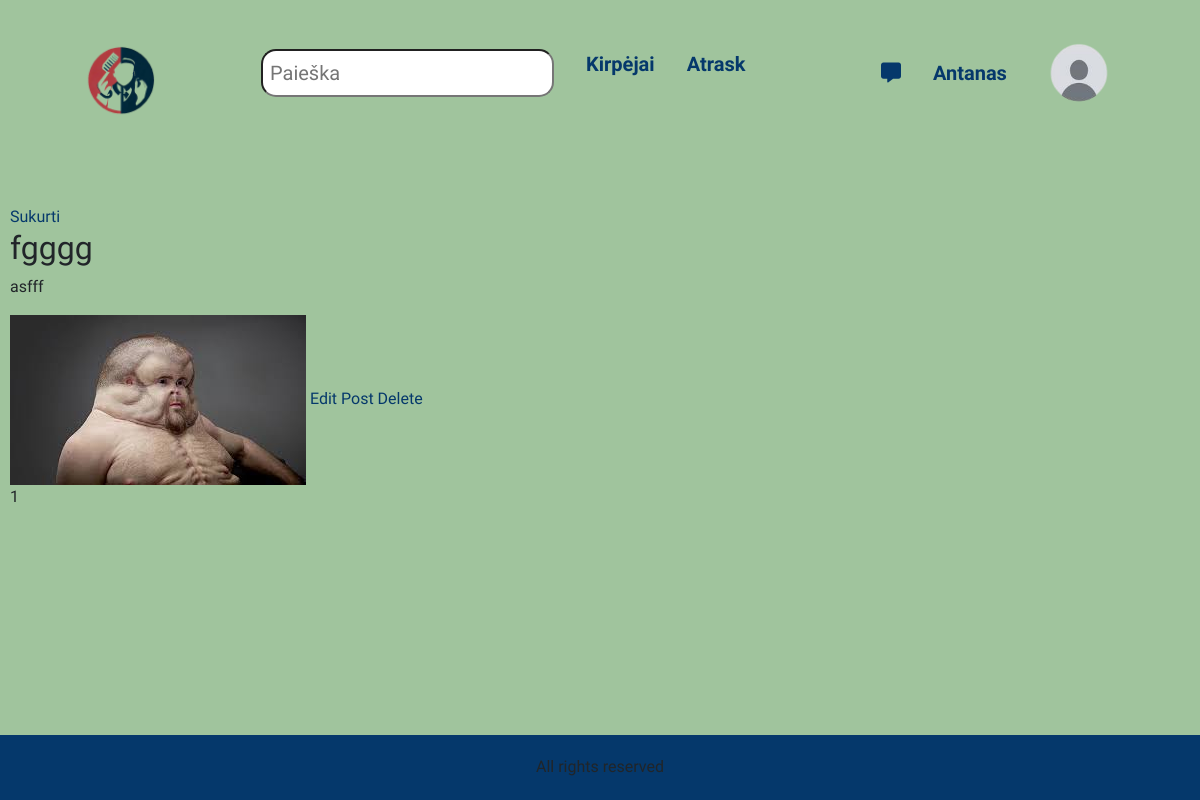
Page /my-posts/3 (signed in) on the committed database.
### library/models.py (models this page shows, shortened)
class Profile(models.Model):
    user = models.OneToOneField(User, on_delete=models.CASCADE)
    photo = models.ImageField(default='profile_pics/default.png', upload_to='profile_pics')

class Posts(models.Model):
    hero = models.CharField('Antraste', max_length=100, help_text="ANTRASTE")
    content = models.TextField('Turinys', max_length=500, help_text='TURINYS')
    photo = models.ImageField(default='posts_pics/default.png', upload_to='posts_pics')
    author = models.ForeignKey(Barber, on_delete=models.SET_NULL, null=True, blank=True)
    date_created = models.DateTimeField(auto_now_add=True)

### library/views.py (the view)
# urls.py: path('my-posts/<int:id>', views.my_posts, name='my_posts'),
def my_posts(request, id):
    user = get_object_or_404(User, pk=id)
    posts = Posts.objects.filter(author=request.user.barber)
    posts_per_page = 5
    paginator = Paginator(posts, posts_per_page)
    page_number = request.GET.get('page')
    page_obj = paginator.get_page(page_number)
    return render(request, 'my_posts.html', {
            'posts':page_obj,
            'barber': user,
        })

### library/templatetags/user_tags.py (called while the page is built)
@register.filter
def in_kirpejai_group(user):
    try:
        kirpejai_group = Group.objects.get(name='kirpejai')
        return kirpejai_group in user.groups.all()
    except Group.DoesNotExist:
        return False

### templates/my_posts.html (shortened to what this page needs)
{% extends 'base.html' %}
{% load static %}
{% block "content" %}
<div class="background">
</div>
<a class="book" href="{% url 'create_post' user.id %}">Sukurti</a>
    {% for post in posts %}
        <div class="post">
            <h2>{{post.hero}}</h2>
            <p>{{ post.content }}</p>
            <img src="{{post.photo.url}}" alt="">
            <a href="{% url 'update_post' id=post.id %}">Edit Post</a>
            <a href="{% url 'delete_post' id=post.id %}">Delete</a>
        </div>
    {% endfor %}
    <div class="pagination">
        <span class="step-links">
            {% for num in posts.paginator.page_range %}
                {% if posts.number == num %}
                    <span class="current">{{ num }}</span>
                {% else %}
                    <a href="?page={{ num }}">{{ num }}</a>
                {% endif %}
            {% endfor %}
        </span>
    </div>
{% endblock %}

### templates/base.html (shortened to what this page needs)
<!DOCTYPE html>
<html lang="en">
<head>
    {% load static %}
<link rel="stylesheet" href="https://cdn.jsdelivr.net/npm/bootstrap@4.3.1/dist/css/bootstrap.min.css">
  <link rel="stylesheet" href="{% static 'css/base.css' %}">
</head>
<body>
    <header>
        <nav class="navigacija">
            <div class="logo-container">
                {% load static %}
                {% load user_tags %}
              <a href="{%url 'index'%}"><img id="logo" src="{% static 'assets/logo.png' %}"  alt=""></a>
            </div>
            <ul class="nav-links">
                <div class="always">
                    <li class="nav-link" >
                        <form action="{% url 'search' %}" method="get" class="form-inline my-2 my-md-0">
                        <input class="search" name="query" class="form-control" type="text" placeholder="Paieška">
                        </form>
                    </li>
                    <li><a class="nav-link" href="{%url 'barbers'%}">Kirpėjai</a></li>
                    <li><a class="nav-link" href="{%url 'explore'%}">Atrask</a></li>
                </div>
                <div class="logged">
                {% if user.is_authenticated %}
                <li><a class="nav-link" href=""><i class="fa-solid fa-message"></i></a></li>
                <li><a class="nav-link" href="{% url 'profile' %}">{{ user.get_username }}</a></li>
                <li><a class="nav-link profile"><img id="profile" src="{{ user.profile.photo.url }}" alt=""> </a>
                </li>
          {% else %}
            <li class="nav-item"><a class="nav-link" href="{% url 'login'%}?next={{request.path}}">Prisijungti</a></li>
            <li class="nav-item"><a class="nav-link" href="{% url 'register' %}">Registruotis</a></li>
          {% endif %}
        </div>
            </ul>
        </nav>
    </header>
    <main>
        <div class="content">{% block "content" %}{% endblock %}</div>
    </main>
    <footer class="footer">
    </footer>
</body>
</html>

### library/static/css/base.css (style rules this page uses)
* { font-family: 'Aries', 'Recursive', sans-serif; }
html, body { height: 100%; margin: 0; padding: 0; font-family: 'Nunito', sans-serif; background-color: #A0C49D; }
body { display: grid; grid-template-columns: repeat(12, 1fr); grid-template-rows: 50px auto 150px; grid-gap: 10px; grid-template-areas: "a a a a a a a a a a a a" "a a a a a a a a a a a a" "m m m m m m m m m m m m" "m m m m m m m m m m m m" "m m m m m m m m m m m m" "m m m m m m m m m m m m" "m m m m m m m m m m m m" "m m m m m m m m m m m m" "f f f f f f f f f f f f" }
header { grid-area: a; display: grid; }
main { grid-area: m; padding: 10px; }
footer { margin-top: auto; grid-area: f; }
.logo-container, .nav-links { display: flex; }
nav { flex: 2; display: flex; }
.logo-container { align-items: center; position: relative; left: 5%; }
footer { background-color: #05386b; display: flex; justify-content: center; align-items: center; height: 100%; }
#logo { max-width: 120px; max-height: 120px; }
.logo-container { display: 'none' }
.nav-links { justify-content: space-around; list-style: none; flex: 1; align-items: center; }
.nav-link { color: #05386b;; font-size:20px; text-decoration: none; font-weight: 600; }
.profile { position: relative; }
#profile { width: 100px; }
.always { width: 450px; display: flex; justify-content: space-around; }
.logged { width: 250px; display: flex; justify-content: space-between; align-items: center; }
.search { border-radius: 15px; padding: 7px; }
a { text-decoration: none; }
a:link { color: #05386b; }
#profile { width: 80px; height: 80px; border-radius: 50%; }

### rows in the picture
Posts: hero "fgggg", content "asfff", photo (picture)

### other values in the picture
{{ user.get_username }} "Antanas"
{{ num }} "1"
